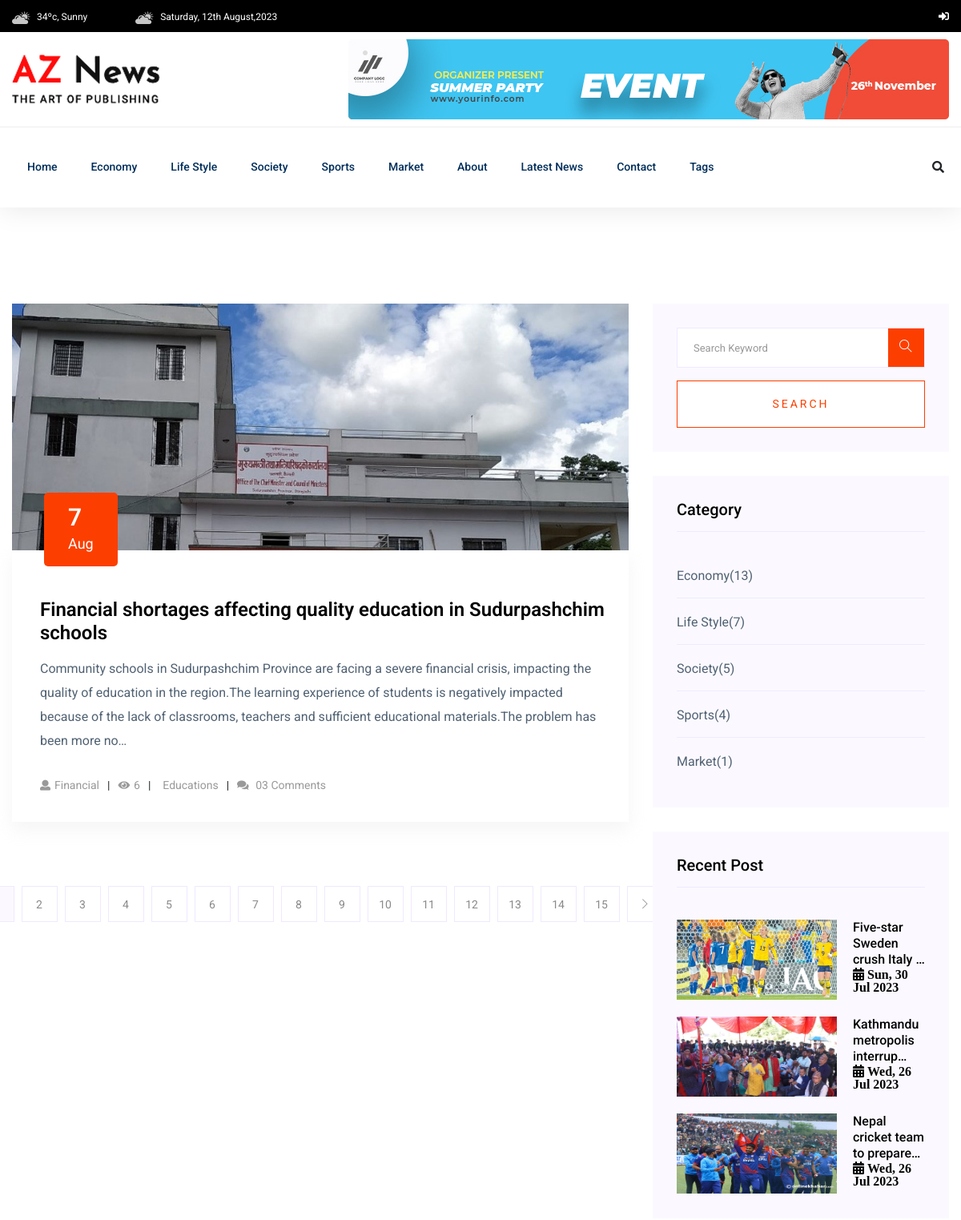
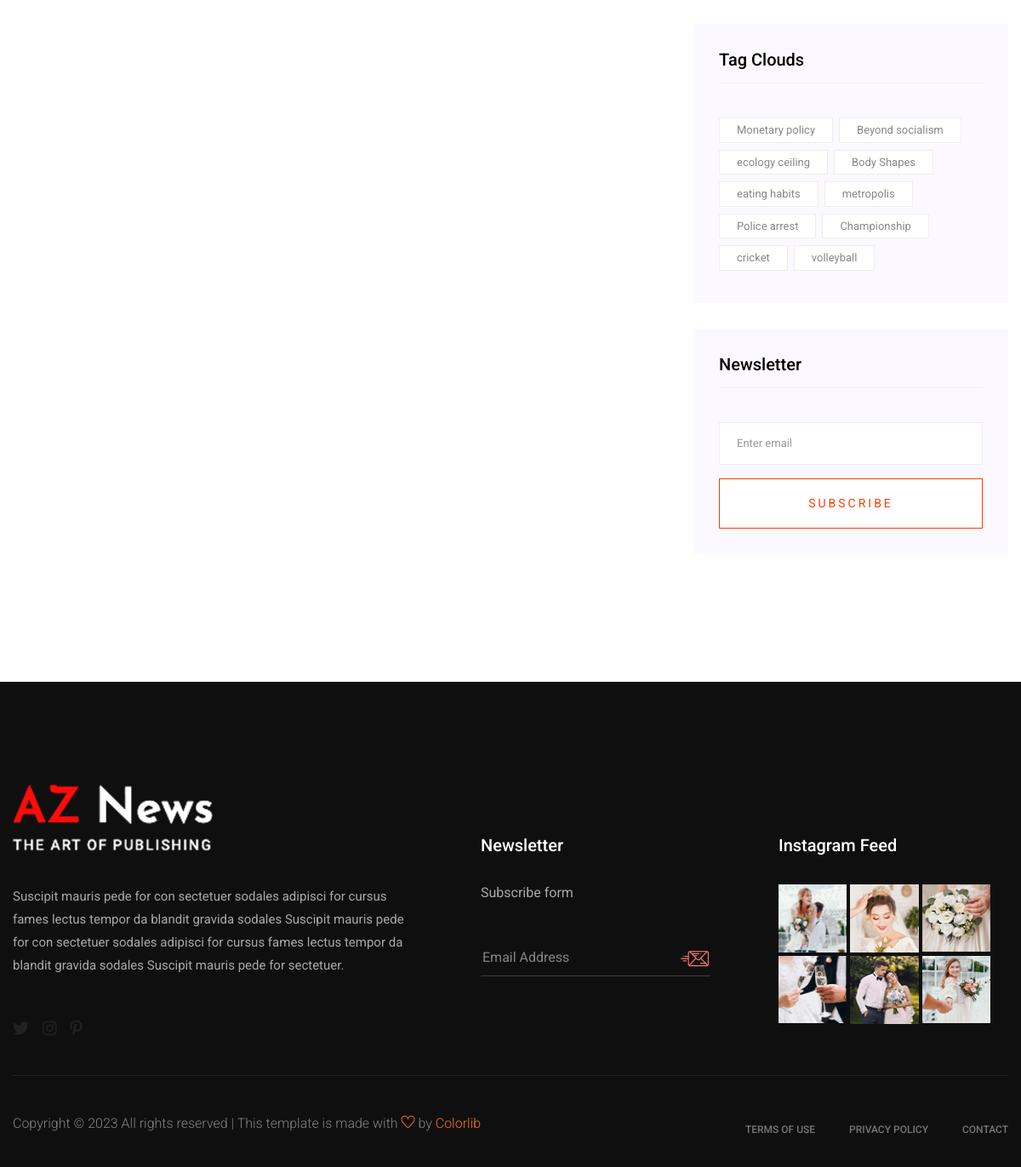
The page /post-list/ on the database its author committed (2 pictures, top to bottom).
### news_app/models.py (models this page shows, shortened)
class Category(models.Model):
     name = models.CharField(max_length=100)

class Post(models.Model):
     STATUS_CHOICES = [
          ("active", "Active"),
          ("in_active", "Inactive"),
     ]
     title = models.CharField(max_length=255)
     content = models.TextField()
     feature_image = models.ImageField(upload_to="post_images/%Y/%m/%d", blank=False)
     author = models.ForeignKey("auth.User", on_delete=models.CASCADE)
     status = models.CharField(max_length=20, choices=STATUS_CHOICES, default="active")
     views_count = models.PositiveBigIntegerField(default=0)
     published_at = models.DateField(null=True, blank=True)
     category = models.ForeignKey(Category, on_delete=models.CASCADE)
     tag = models.ManyToManyField(Tag)

class Tag(models.Model):
     name = models.CharField(max_length=100)
     def __str__(self):
          return self.name

### news_app/views.py (the view)
# urls.py: path("", views.PostListView.as_view(), name='post-list'),
class PostListView(ListView):
    model = Post
    template_name = "aznews/list/list.html"
    context_object_name = "posts"
    paginate_by = 1
    def get_queryset(self):
        return Post.objects.filter(
            published_at__isnull=False, status="active"
        ).order_by("-published_at")

### news_app/navbar.py (called while the page is built)
def navigation(request):
     categories = Category.objects.all()[:5]
     tags = Tag.objects.all()[:10]
     trending_posts = Post.objects.filter(published_at__isnull = False, status = "active").order_by("-views_count")[:3]
     return{
          "categories":categories,
          "tags":tags,
          "trending_posts":trending_posts,
     }

### templates/aznews/list/list.html
{% extends "aznews/base.html" %}
{% load static %}
{% block content %}
<section class="blog_area section-padding">
<div class="container">
     <div class="row">
          <div class="col-lg-8 mb-5 mb-lg-0">
               <div class="blog_left_sidebar">
                    {% include "aznews/list/left/post_list.html" %}
                    {% include "aznews/list/left/pagination.html" %}
               </div>
          </div>
          <div class="col-lg-4">
               <div class="blog_right_sidebar">
                    {% include "aznews/list/right/search_form.html" %}
                    {% include "aznews/list/right/category.html" %}
                    {% include "aznews/list/right/popular_posts.html" %}
                    {% include "aznews/list/right/tags.html" %}
                    {% include "aznews/list/right/newsletter.html" %}
               </div>
          </div>
     </div>
</div>
</section>
{% endblock content %}

### templates/aznews/header.html (shortened to what this page needs)
{% load static %}
<header>
    <div class="header-area">
        <div class="main-header ">
            <div class="header-top black-bg d-none d-md-block">
                <div class="container">
                    <div class="col-xl-12">
                        <div class="row d-flex justify-content-between align-items-center">
                            <div class="header-info-left">
                                <ul>
                                    <li><img src="{% static 'aznews/assets/img/icon/header_icon1.png' %}" alt="">34ºc,
                                        Sunny </li>
                                    <li><img src="{% static 'aznews/assets/img/icon/header_icon1.png' %}"
                                            alt="">{% now 'l, jS F,Y' %}</li>
                                </ul>
                            </div>
                            <div class="header-info-right">
                                <ul class="header-social">
                                    {% if user.is_authenticated %}
                                    <li><a href="https://twitter.com/aznews_tv"><i class="fab fa-twitter"></i></a></li>
                                    <li><a href="https://www.instagram.com/aznews.ant/"><i class="fab fa-instagram"></i></a></li>
                                    <li> <a href="#"><i class="fab fa-pinterest-p"></i></a></li>
                                    <li><a href="{%url 'news_admin:post-create' %}"><i class="fas fa-plus"></i></a></li>
                                    <li><a href="{%url 'news_admin:draft-list' %}"><i class="fas fa-paste"></i></a></li>
                                    <li><a href="{%url 'logout' %}"><i class="fas fa-sign-out-alt"></i></a></li>
                                    {% else %}
                                    <li><a href="{%url 'login' %}"><i class="fas fa-sign-in-alt"></i></a></li>
                                    {% endif %}
                                </ul>
                            </div>
                        </div>
                    </div>
                </div>
            </div>
            <div class="header-mid d-none d-md-block">
                <div class="container">
                    <div class="row d-flex align-items-center">
                        <div class="col-xl-3 col-lg-3 col-md-3">
                            <div class="logo">
                                <a href="/"><img src="{% static 'aznews/assets/img/logo/logo.png' %}" alt=""></a>
                            </div>
                        </div>
                        <div class="col-xl-9 col-lg-9 col-md-9">
                            <div class="header-banner f-right ">
                                <img src="{% static 'aznews/assets/img/hero/header_card.jpg' %}" alt="">
                            </div>
                        </div>
                    </div>
                </div>
            </div>
            <div class="header-bottom header-sticky">
                <div class="container">
                    <div class="row align-items-center">
                        <div class="col-xl-10 col-lg-10 col-md-12 header-flex">
                            <div class="main-menu d-none d-md-block">
                                <nav>
                                    <ul id="navigation">
                                        <li><a href="/">Home</a></li>
                                        {% for category in categories %}
                                        <li><a
                                                href="{% url 'post-by-category' category.id %}">{{category.name|title}}</a>
                                        </li>
                                        {% endfor %}
                                        <li><a href="{% url 'about' %}">About</a></li>
                                        <li><a href="{% url 'post-list' %}">Latest News</a></li>
                                        <li><a href="{% url 'contact' %}">Contact</a></li>
                                        <li><a href="#">Tags</a>
                                        </li>
                                    </ul>
                                </nav>
                            </div>
                        </div>
                        <div class="col-xl-2 col-lg-2 col-md-4">
                            <div class="header-right-btn f-right d-none d-lg-block">
                                <i class="fas fa-search special-tag"></i>
                            </div>
                        </div>
                        <div class="col-12">
                        </div>
                    </div>
                </div>
            </div>
        </div>
    </div>
</header>

### templates/aznews/list/left/post_list.html (shortened to what this page needs)
{% load static %}
{% for post in posts %}
<article class="blog_item">
     <div class="blog_item_img">
          <img class="card-img rounded-0" src="{{ post.feature_image.url }}" alt="">
          <a href="#" class="blog_item_date">
               <h3>{{post.published_at | date:"j"}}</h3>
               <p>{{post.published_at | date:"M"}}</p>
          </a>
     </div>
     <div class="blog_details">
          <a class="d-inline-block" href="{% url 'post-detail' post.pk %}">
               <h2>{{post.title}}</h2>
          </a>
          <p>{{ post.content|striptags|safe|truncatechars:300}}</p>
          <ul class="blog-info-link">
               <li><a href="#"><i class="fa fa-user"></i>{{post.tag.all |join:", "}}</a></li>
               <li><a href="#"><i class="fa fa-eye"></i>{{post.views_count}}</a></li>
               <li><a href="#">{{post.category.name|title}}</a></li>
               <li><a href="#"><i class="fa fa-comments"></i> 03 Comments</a></li>
          </ul>
     </div>
</article>
{% endfor %}

### templates/aznews/list/right/category.html
{% load static %}
<aside class="single_sidebar_widget post_category_widget">
     <h4 class="widget_title">Category</h4>
     <ul class="list cat-list">
          {% for category in categories %}
          <li>
               <a href="#" class="d-flex">
                    <p>{{category.name|title}}</p>
                    <p>({{category.post_set.count}})</p>
               </a>
          </li>
          {% endfor %}
     </ul>
</aside>

### templates/aznews/list/right/popular_posts.html
{% load static %}
<aside class="single_sidebar_widget popular_post_widget">
     <h3 class="widget_title">Recent Post</h3>
     {% for trending_post in trending_posts %}
     <div class="media post_item">
          <a href="{% url 'post-detail' trending_post.pk %}"><img src="{{trending_post.feature_image.url}}" alt="{{trending_post.title}}" width="200px" height="100px"></a>
          <div class="media-body">
               <a href="{% url 'post-detail' trending_post.pk %}">
                    <h3>{{trending_post.title |truncatechars:30}}<br><i class="fa fa-calendar-alt">{{trending_post.published_at|date:" D, j M Y"}}</i></h3>
               </a>
          </div>
     </div>
     {% endfor %}
</aside>

### templates/aznews/list/right/tags.html
{% load static %}
<aside class="single_sidebar_widget tag_cloud_widget">
     <h4 class="widget_title">Tag Clouds</h4>
     <ul class="list">
          {% for tag in tags %}
          <li>
               <a href="#">{{tag.name}}</a>
          </li>
          {% endfor %}
     </ul>
</aside>

### rows shown on the page
Category: name "Economy", post_set.count "13"
Category: name "Life Style", post_set.count "7"
Category: name "Society", post_set.count "5"
Category: name "Sports", post_set.count "4"
Category: name "Market", post_set.count "1"
Post: feature_image (picture), published_at "7", published_at "Aug", title "Financial shortages affecting quality education in Sudurpashchim schools", content "Community schools in Sudurpashchim Province are facing a severe financial crisis, impacting the quality of education in the region.The learning experience of students is negatively impacted because of the lack of classrooms, teachers and sufficient educational materials.The problem has been more no…", tag.all "Financial", views_count "6", category.name "Educations"
Post: feature_image (picture), title "Five-star Sweden crush Italy …", published_at "Sun, 30 Jul 2023"
Post: feature_image (picture), title "Kathmandu metropolis interrup…", published_at "Wed, 26 Jul 2023"
Post: feature_image (picture), title "Nepal cricket team to prepare…", published_at "Wed, 26 Jul 2023"
Tag: name "Monetary policy"
Tag: name "Beyond socialism"
Tag: name "ecology ceiling"
Tag: name "Body Shapes"
Tag: name "eating habits"
Tag: name "metropolis"
Tag: name "Police arrest"
Tag: name "Championship"
Tag: name "cricket"
Tag: name "volleyball"

### other values the page prints
{{ i }} "2" "3" "4" "5" "6" "7" "8" "9" "10" "11" "12" "13" "14" "15"
